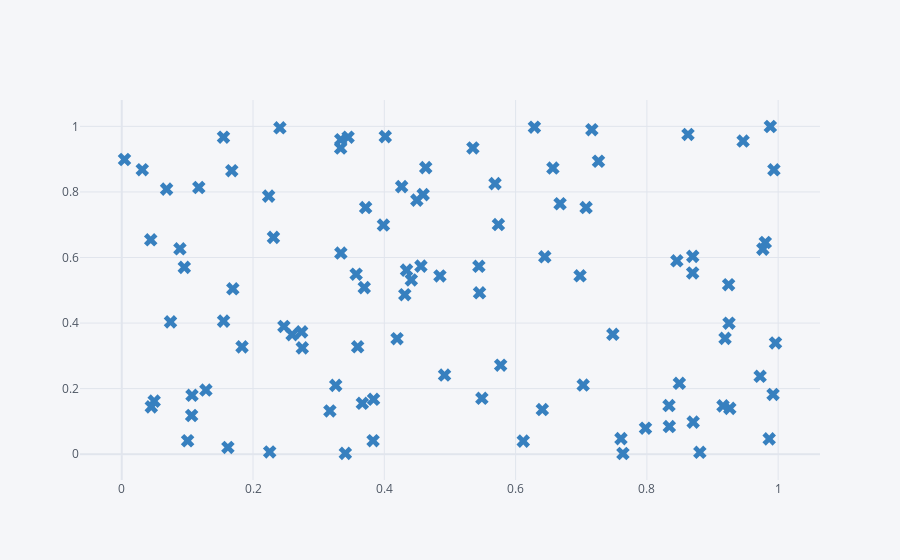

The notebook cell this image was saved under:
### Code cell
df.iplot(kind='scatter', x='a',y='b', mode='markers', symbol='x', color='blue')
#markers make lines off
#size=20 gives size of markers
